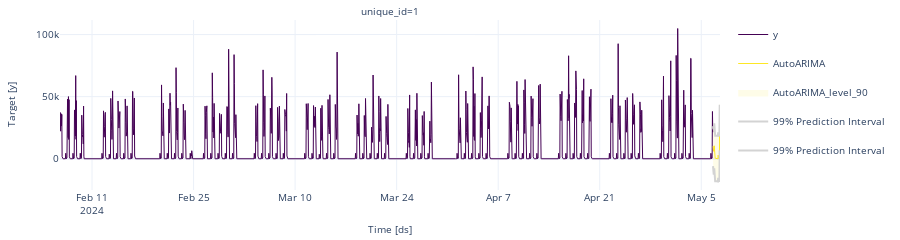

Notebook source saved alongside this figure:
### Code cell
#p=matplotlib.colors.LinearSegmentedColormap.from_list("", ["red","violet","blue"])
# Y_hat_insample
p = list(["red","blue"])
fig = plot_series(Y_df, Y_hat_df, level=[90], engine="plotly")
# fill='tonexty',  fill='tonexty',

#for r in [1,2]:
for n in ['AutoARIMA-lo-90','AutoARIMA-hi-90']: 
  fig.add_trace(
    go.Scatter(
      x=Y_hat_df['ds'], 
      y=Y_hat_df[n], 
      mode='lines', 
      line=dict(color='lightgrey'), 
      name='99% Prediction Interval'
    ), 
    #row=1, 
    #col=r
  )
 
fig.show()

### Figure 1 — Plotly figure (JSON) as saved in the notebook; plotly's stock layout.template omitted (floating-point values rounded to 4 significant figures; data arrays with more than 128 entries replaced by an {"elided": "..."} marker saying what was removed)
{"data": [{"legendgroup": "y", "line": {"color": "#440154", "width": 1}, "mode": "lines", "name": "y", "showlegend": true, "type": "scatter", "x": {"elided": "2185 str values"}, "xaxis": "x", "y": {"elided": "2185 float values"}, "yaxis": "y"}, {"legendgroup": "AutoARIMA", "line": {"color": "#fde725", "width": 1}, "mode": "lines", "name": "AutoARIMA", "showlegend": true, "type": "scatter", "x": {"elided": "2185 str values"}, "xaxis": "x", "y": {"elided": "2185 float values"}, "yaxis": "y"}, {"fill": "toself", "fillcolor": "#fde725", "legendgroup": "AutoARIMA_level_90", "line": {"color": "#fde725", "width": 1}, "mode": "lines", "name": "AutoARIMA_level_90", "opacity": 0.1, "showlegend": true, "type": "scatter", "x": {"elided": "4370 str values"}, "xaxis": "x", "y": {"elided": "4370 float values"}, "yaxis": "y"}, {"line": {"color": "lightgrey"}, "mode": "lines", "name": "99% Prediction Interval", "type": "scatter", "x": ["2024-05-06T15:00:00", "2024-05-06T16:00:00", "2024-05-06T17:00:00", "2024-05-06T18:00:00", "2024-05-06T19:00:00", "2024-05-06T20:00:00", "2024-05-06T21:00:00", "2024-05-06T22:00:00", "2024-05-06T23:00:00", "2024-05-07T00:00:00", "2024-05-07T01:00:00", "2024-05-07T02:00:00", "2024-05-07T03:00:00", "2024-05-07T04:00:00", "2024-05-07T05:00:00", "2024-05-07T06:00:00", "2024-05-07T07:00:00", "2024-05-07T08:00:00", "2024-05-07T09:00:00", "2024-05-07T10:00:00", "2024-05-07T11:00:00", "2024-05-07T12:00:00", "2024-05-07T13:00:00", "2024-05-07T14:00:00"], "y": [-5976.0, -11390.0, -11910.0, -11850.0, -7635.0, -17220.0, -17870.0, -17980.0, -17970.0, -18080.0, -18150.0, -18200.0, -18230.0, -18250.0, -18270.0, -18280.0, -18290.0, -15390.0, -18300.0, -18310.0, -17920.0, -17960.0, 6852.0, -4177.0]}, {"line": {"color": "lightgrey"}, "mode": "lines", "name": "99% Prediction Interval", "type": "scatter", "x": ["2024-05-06T15:00:00", "2024-05-06T16:00:00", "2024-05-06T17:00:00", "2024-05-06T18:00:00", "2024-05-06T19:00:00", "2024-05-06T20:00:00", "2024-05-06T21:00:00", "2024-05-06T22:00:00", "2024-05-06T23:00:00", "2024-05-07T00:00:00", "2024-05-07T01:00:00", "2024-05-07T02:00:00", "2024-05-07T03:00:00", "2024-05-07T04:00:00", "2024-05-07T05:00:00", "2024-05-07T06:00:00", "2024-05-07T07:00:00", "2024-05-07T08:00:00", "2024-05-07T09:00:00", "2024-05-07T10:00:00", "2024-05-07T11:00:00", "2024-05-07T12:00:00", "2024-05-07T13:00:00", "2024-05-07T14:00:00"], "y": [26270.0, 23750.0, 23910.0, 24170.0, 28490.0, 19170.0, 18660.0, 18600.0, 18640.0, 18540.0, 18480.0, 18440.0, 18410.0, 18400.0, 18380.0, 18370.0, 18360.0, 21260.0, 18350.0, 18340.0, 18730.0, 18700.0, 43500.0, 32470.0]}], "layout": {"annotations": [{"font": {"size": 10}, "showarrow": false, "text": "unique_id=1", "x": 0.5, "xanchor": "center", "xref": "paper", "y": 1, "yanchor": "bottom", "yref": "paper"}, {"font": {"size": 10}, "showarrow": false, "text": "Time [ds]", "x": 0.5, "xanchor": "center", "xref": "paper", "y": 0, "yanchor": "top", "yref": "paper", "yshift": -30}, {"font": {"size": 10}, "showarrow": false, "text": "Target [y]", "textangle": -90, "x": 0, "xanchor": "right", "xref": "paper", "xshift": -40, "y": 0.5, "yanchor": "middle", "yref": "paper"}], "autosize": true, "font": {"size": 10}, "height": 200, "margin": {"b": 50, "l": 60, "r": 10, "t": 20}, "xaxis": {"anchor": "y", "domain": [0, 1], "showticklabels": true, "visible": true}, "yaxis": {"anchor": "x", "domain": [0, 1]}}}
